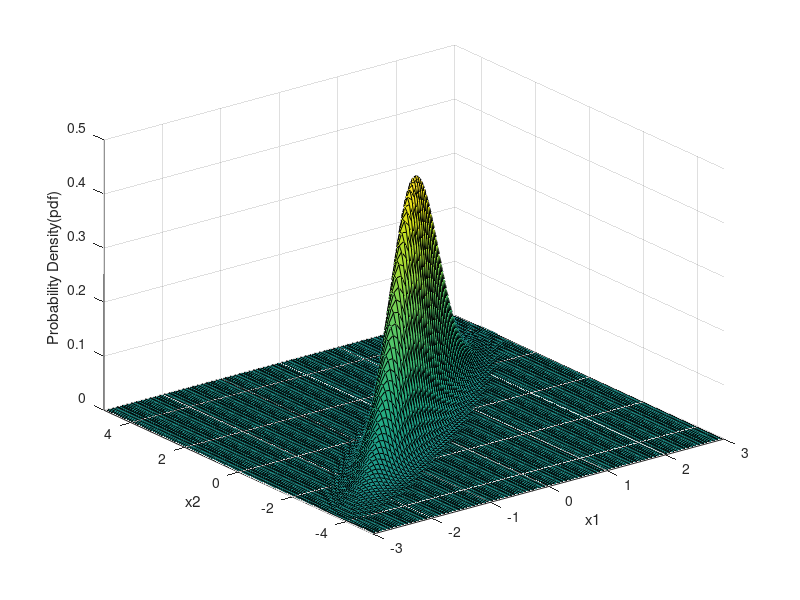
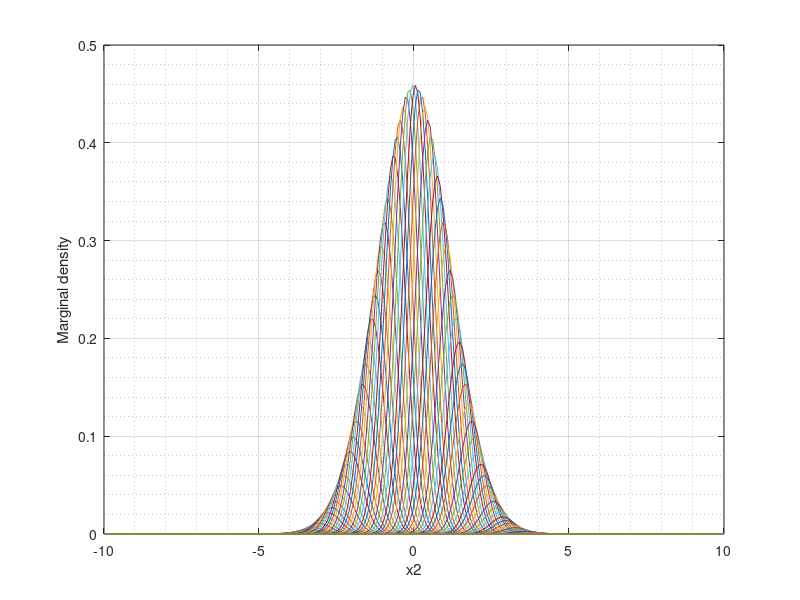
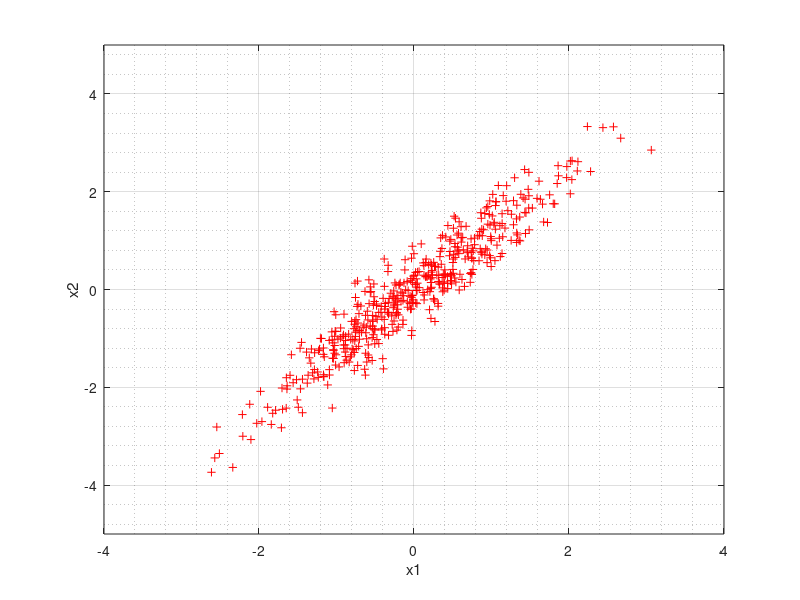

These charts were generated, in order, by the following MATLAB code: (Note: this script raises an error after producing the figures.)
%---------------------------Question 4 ------------------------------------
mean=[0 0];
cov=[0.8 1;1 1.4];

x1=linspace(-10,10,250);
x2=linspace(-10,10,250);
[X1,X2] = meshgrid(x1, x2);
X=[X1(:) X2(:)];

pdf= mvnpdf(X,mean,cov); %generating probability distribution function
% size(pdf)

pdf=reshape(pdf,length(x2),length(x1));
% size(pdf)

figure
surf(x1,x2,pdf)
caxis([min(pdf(:))-1*range(pdf(:)),max(pdf(:))]);
axis([-3 3 -5 5 0 0.5])
xlabel('x1')
ylabel('x2')
zlabel('Probability Density(pdf)')
 
figure
plot(x1,pdf)  %marginal density
xlabel('x2')
ylabel('Marginal density')
grid on
grid minor

% plot of 500 random samples(x1 Vs x2)
pi_plot=mvnrnd(mean,cov,500);
figure
plot(pi_plot(:,1),pi_plot(:,2),'+r'); 
xlabel('x1')
ylabel('x2')
grid on
grid minor
axis([-4 4 -5 5])

%compute Kernal Density Function
[f,xi]= ksdensity(pi_plot(:,2));
figure
plot(xi,f);
ylabel('Density')
xlabel('x2')

